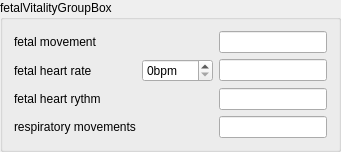
       <widget class="QGroupBox" name="fetus2FetalVitalityGroupBox">
        <property name="title">
         <string>fetalVitalityGroupBox</string>
        </property>
        <layout class="QGridLayout" name="gridLayout_7">
         <item row="0" column="0">
          <widget class="QLabel" name="fetus2FetalMovementLabel">
           <property name="text">
            <string>fetal movement</string>
           </property>
          </widget>
         </item>
         <item row="0" column="1">
          <layout class="QHBoxLayout" name="fetus2FetalMovementRadioLayout"/>
         </item>
         <item row="0" column="2">
          <widget class="QLineEdit" name="fetus2FetalMovementLineEdit"/>
         </item>
         <item row="1" column="0">
          <widget class="QLabel" name="fetus2FhrLabel">
           <property name="text">
            <string>fetal heart rate</string>
           </property>
          </widget>
         </item>
         <item row="1" column="1">
          <widget class="QSpinBox" name="fetus2FhrSpinBox">
           <property name="suffix">
            <string>bpm</string>
           </property>
           <property name="maximum">
            <number>999</number>
           </property>
          </widget>
         </item>
         <item row="1" column="2">
          <widget class="QLineEdit" name="fetus2FhrLineEdit"/>
         </item>
         <item row="2" column="0">
          <widget class="QLabel" name="fetus2HeartRhythmLabel">
           <property name="text">
            <string>fetal heart rythm</string>
           </property>
          </widget>
         </item>
         <item row="2" column="1">
          <layout class="QHBoxLayout" name="fetus2HeartRhythmRadioLayout"/>
         </item>
         <item row="2" column="2">
          <widget class="QLineEdit" name="fetus2HeartRhythmLineEdit"/>
         </item>
         <item row="3" column="0">
          <widget class="QLabel" name="fetus2RespiratoryLabel">
           <property name="text">
            <string>respiratory movements</string>
           </property>
          </widget>
         </item>
         <item row="3" column="1">
          <layout class="QHBoxLayout" name="fetus2RespiratoryRadioLayout"/>
         </item>
         <item row="3" column="2">
          <widget class="QLineEdit" name="fetus2RespiratoryLineEdit"/>
         </item>
        </layout>
       </widget>
